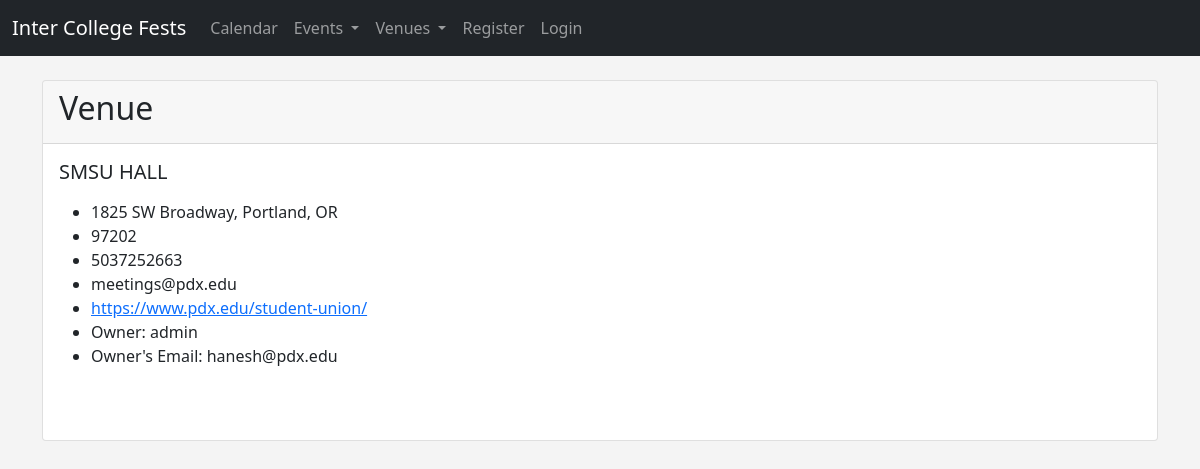
Page /show_venue/1 on the committed database.
### events/models.py (models this page shows)
class Venue(models.Model):
	name = models.CharField('Venue Name', max_length=120)
	address = models.CharField(max_length=300)
	zip_code = models.CharField('Zip Code', max_length=15)
	phone = models.CharField('Contact Number', max_length=15, blank=True)
	web = models.URLField('Website Address',blank=True)
	email_address = models.EmailField('Email Address',blank=True)
	owner = models.IntegerField('Venue Owner', blank=False, default=1)
	def __str__(self):
		return self.name

### events/views.py (the view)
# urls.py: path('show_venue/<venue_id>', views.show_venue, name='show-venue'),
def show_venue(request, venue_id):
	venue = Venue.objects.get(pk=venue_id)
	venue_owner = User.objects.get(pk=venue.owner)
	events = venue.event_set.all()
	return render(request, 'events/show_venue.html',
		{'venue': venue,
		'venue_owner':venue_owner,
		'events':events})

### events/templates/events/show_venue.html
{% extends 'events/base.html' %}
{% block content %}
<div class="card">
  <div class="card-header">
  <h2>  Venue  </h2>
  </div>
  <div class="card-body">
    <h5 class="card-title">{{ venue }}</h5>
    <p class="card-text">
	 <ul>
	<li>{{ venue.address }}</li>
	<li>{{ venue.zip_code }}</li>
	<li>{{ venue.phone }}</li>
	<li>{{ venue.email_address }}</li>
	<li><a href="{{ venue.web }}">{{ venue.web }}</a></li>
	<li>Owner: {{ venue_owner }} </li>
	<li>Owner's Email: {{ venue_owner.email }} </li>
	</ul>
	<br>
    </p>
  </div>
</div>
{% endblock %}

### events/templates/events/base.html (style rules this page uses)
body { background: #f4f4f4; }

### rows in the picture
Venue: name "SMSU HALL", address "1825 SW Broadway, Portland, OR", zip_code "97202", phone "5037252663", email_address "meetings@pdx.edu", web "https://www.pdx.edu/student-union/"

### other values in the picture
{{ venue_owner }} "admin"
{{ venue_owner.email }} "hanesh@pdx.edu"
